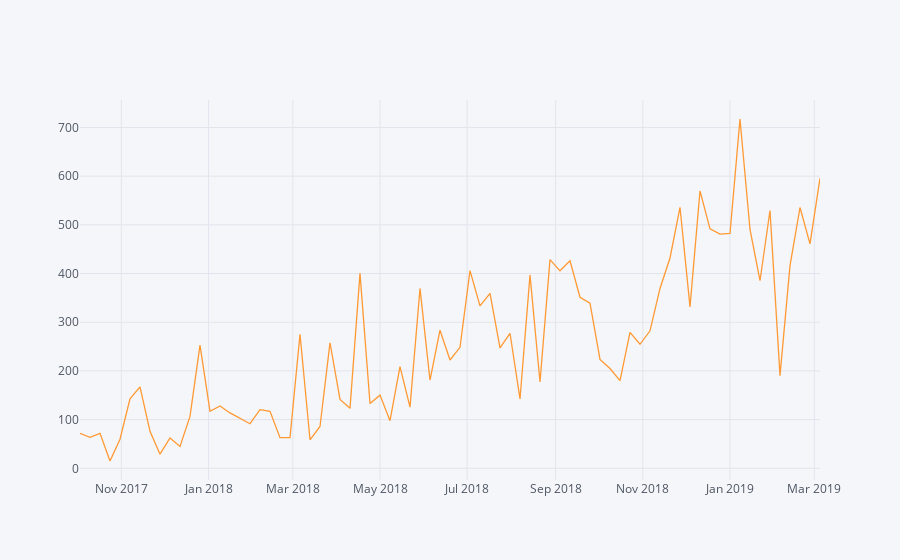

The notebook cell this image was saved under:
### Code cell
iplot(data[data.SERVER_NAME == 'SERVER_ZONE01_002'][data.HOUR_ID==21][data.dow == 1].groupby('UPDATE_TIME').BANDWIDTH_TOTAL.sum().iplot(asFigure = True))
